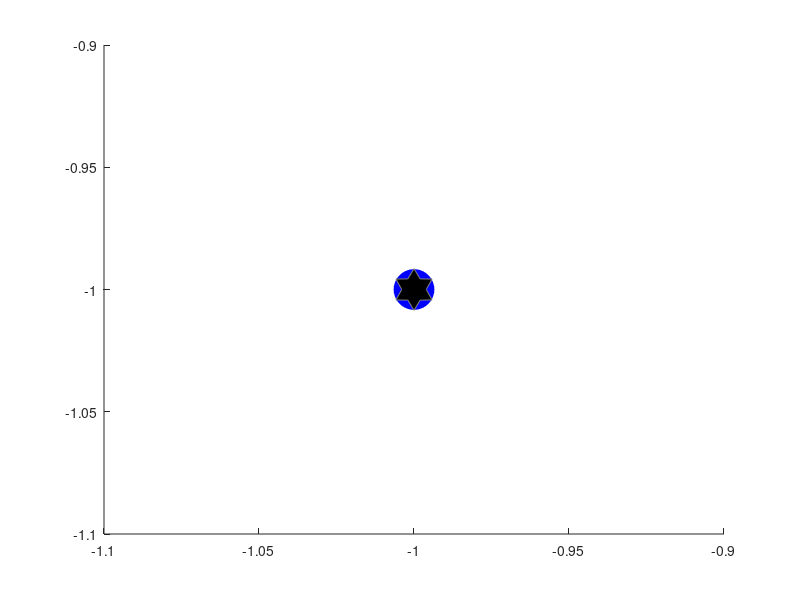

This figure's MATLAB source: (Note: this script raises an error after producing the figure.)
%% load data on average scenario
load('DCASCADE_3S-Matlab_code/Step_3_Reservoir_sediment_management/Part_2_sensitivity_analysis/Part_2_Result/output_sensitivity.mat')

%% plot pareto front (with uncertanty bars)

sz = 150;
mrkclass = {'d','s','<','hexagram'};
varidsz = 4;
colortype = hsv(3);
mec = [0.5 0.5 0.5]; %'MarkerEdgeColor',
lwd = 0.5; %linewidth 

colortype_err = (1-hsv(3))*0.6 + hsv(3);
colortype_err = [1,0.600,0.600;0.500,0.9,0.50;0.600,0.600,1];

figure

% fake point for legend (equations)

% scatter(0,0,sz,colortype(1,:),'filled','Marker',mrkclass{ 1},'MarkerEdgeColor',[0.5 0.5 0.5]);
% hold on
% scatter(0,0,sz,colortype(2,:),'filled','Marker',mrkclass{ 1},'MarkerEdgeColor',[0.5 0.5 0.5]);
% scatter(0,0,sz,colortype(3,:),'filled','Marker',mrkclass{ 1},'MarkerEdgeColor',[0.5 0.5 0.5]);
% scatter(0,0,sz,'k','filled','Marker',mrkclass{ 4},'MarkerEdgeColor',[0.5 0.5 0.5]);
 
% fake point for legend (frequency)
hold on
plot(-1,-1,'ro','MarkerSize',30 ,'MarkerFaceColor',colortype(1,:),'MarkerEdgeColor',[1 1 1 ])
plot(-1,-1,'ro','MarkerSize',30 ,'MarkerFaceColor',colortype(2,:),'MarkerEdgeColor',[1 1 1])
plot(-1,-1,'ro','MarkerSize',30 ,'MarkerFaceColor',colortype(3,:),'MarkerEdgeColor',[1 1 1])
plot(-1,-1,'hexagram','MarkerSize',30 ,'MarkerFaceColor','k','MarkerEdgeColor',[0.5 0.5 0.5])

%plot errors
for s=1:size(output_sensitivity,1)
    
    objplot = -output_sensitivity{s,2};
    var_corrected = output_sensitivity{s,3};
    
    %plot pareto front
    for i=1:size(output_sensitivity{s,4},1)-1
             
        findValues = cellfun(@(x)x(i+1,:),output_sensitivity(s,4),'UniformOutput',0);
        findValues = -cell2mat(findValues{1}');
        
        findValues(:,1) =  findValues(:,1)/1E3;
                 
        %plot error bar for generation
        maxvalues = prctile(findValues,90,1);
        minvalues = prctile(findValues,10,1);
                
        yneg = max( objplot(i,2) - minvalues(2) ,0);
        ypos = max( maxvalues(2) - objplot(i,2) ,0);
        xneg = max( objplot(i,1)/1E3 - minvalues(1) ,0);
        xpos = max( maxvalues(1) - objplot(i,1)/1E3 ,0);
        
        %plot error bar for generation
        
        if round(var_corrected(i,4)) >= 4
            color_err = [0 0 0];
        else
            color_err = colortype_err(s,:);
        end
                    
        errorbar(objplot(i,1)/1E3 , objplot(i,2),yneg,ypos,xneg,xpos,'.','CapSize' ,2,'LineWidth' ,0.5,'Color',color_err)

        hold on
         
    end


end


%plot central points
for s=1:size(output_sensitivity,1)
    
    objplot = -output_sensitivity{s,2};
    var_corrected = output_sensitivity{s,3};
    
    var_corrected(:,1) = round(var_corrected(:,1)); %duration
    var_corrected(:,2) = ceil(var_corrected(:,2));  %startmonth

    var_corrected(:,4) = round(var_corrected(:,4)); %annfreq
    var_corrected(var_corrected(:,4)>3,4) = 4; %annfreq

    var_corrected(:,5) = round(var_corrected(:,5)); %fllag

    var_corrected(:,2) = findFLmonth(var_corrected); %change the starting month according to the average starting month for each dam for eac timestep

    var_corrected(:,4) = round(var_corrected(:,4));
    
    mrktype = mrkclass(var_corrected(:,varidsz));

    %plot pareto front
    for i=1:size(output_sensitivity{s,4},1)-1
               
        if round(var_corrected(i,4)) >= 4
            color_scatter = [0 0 0];
        else
            color_scatter = colortype(s,:);
        end
        
        hold on
        
        if s==4
            sz=1000;
            mec = [ 1 1 1];
            lwd = 1.5;
        end
        scatter(objplot(i,1)/1E3,objplot(i,2),sz,color_scatter,'filled','Marker',mrktype{ i},'MarkerEdgeColor',mec,'LineWidth' , lwd);
        
%         text( objplot(i,1)/1E3, objplot(i,2), txtmrk(i),'FontSize' ,15,'HorizontalAlignment','center' );
% 
%         hold on
%         dx = 0.001; dy = 0.1; % displacement so the text does not overlay the data points
%         text( objplot(i,1)/1E3+dx, objplot(i,2)+dy, txt(i) );

    end

    hold off
end

xlabel('Hydropower generation [10^3 GWh/yr]')
ylabel('Sediment load at network outlet [Mt/yr]')

set(gca,'FontSize',22)

lgd=legend({'ATK','E&H', 'E&H - Width correction' , 'No flushing' },'Location','southwest');
lgd=legend({'Atkinson','Engelund', 'Engelund - Width correction' , 'No flushing' },'Location','southwest');


lgd.FontSize = 20;
lgd.Title.String = 'Flushing tr.cap. equations';

set(gcf,'color','w');

ylim([10 26])
xlim([1.2 1.4])

%% plot pareto front (with uncertanty bars and LSS2)

sz = [50 50 50 1000 1200];
lwd = [0.5 0.5 0.5 2 2];
mrkclass = {'d','s','<','hexagram','hexagram'};
varidsz = 4;
colortype = hsv(3);

colortype_err = (1-hsv(3))*0.6 + hsv(3);
colortype_err = [1,0.600,0.600;0.500,0.9,0.50;0.600,0.600,1];

figure
 
% fake point for legend (frequency)
hold on
plot(-1,-1,'ro','MarkerSize',30 ,'MarkerFaceColor',colortype(1,:),'MarkerEdgeColor',[0.5 0.5 0.5])
plot(-1,-1,'ro','MarkerSize',30 ,'MarkerFaceColor',colortype(2,:),'MarkerEdgeColor',[0.5 0.5 0.5])
plot(-1,-1,'ro','MarkerSize',30 ,'MarkerFaceColor',colortype(3,:),'MarkerEdgeColor',[0.5 0.5 0.5])
plot(-1,-1,'ro','MarkerSize',30 ,'MarkerFaceColor','k','MarkerEdgeColor',[0.5 0.5 0.5])
plot(-1,-1,'hexagram','MarkerSize',30 ,'MarkerFaceColor','k','MarkerEdgeColor',[0.5 0.5 0.5])

%plot errors
for s=1:3%size(Borg_results_sensitivity,1)
    
    objplot = -output_sensitivity{s,2};
    var_corrected = output_sensitivity{s,3};
    
    %plot pareto front
    for i=1:size(output_sensitivity{s,4},1)-1
             
        findValues = cellfun(@(x)x(i+1,:),output_sensitivity(s,4),'UniformOutput',0);
        findValues = -cell2mat(findValues{1}');
        
        findValues(:,1) =  findValues(:,1)/1E3;
                 
        %plot error bar for generation
        maxvalues = prctile(findValues,90,1);
        minvalues = prctile(findValues,10,1);
                
        yneg = max( objplot(i,2) - minvalues(2) ,0);
        ypos = max( maxvalues(2) - objplot(i,2) ,0);
        xneg = max( objplot(i,1)/1E3 - minvalues(1) ,0);
        xpos = max( maxvalues(1) - objplot(i,1)/1E3 ,0);
        
        %plot error bar for generation
        
        if round(var_corrected(i,4)) >= 4
            color_err = [0 0 0];
        else
            color_err = colortype_err(s,:);
        end
                    
        errorbar(objplot(i,1)/1E3 , objplot(i,2),yneg,ypos,xneg,xpos,'.','CapSize' ,2,'LineWidth' ,lwd(s),'Color',color_err)

        hold on
         
    end

        objplot = -output_sensitivity{s,2};
    var_corrected = output_sensitivity{s,3};
    
    var_corrected(:,1) = round(var_corrected(:,1)); %duration
    var_corrected(:,2) = ceil(var_corrected(:,2));  %startmonth

    var_corrected(:,4) = round(var_corrected(:,4)); %annfreq
    var_corrected(var_corrected(:,4)>3,4) = 4; %annfreq

    var_corrected(:,5) = round(var_corrected(:,5)); %fllag

    var_corrected(:,2) = findFLmonth(var_corrected); %change the starting month according to the average starting month for each dam for eac timestep

    var_corrected(:,4) = round(var_corrected(:,4));
    
    if s==5
         var_corrected(:,4) = 5;
    end
        
    mrktype = mrkclass(var_corrected(:,varidsz));

    %plot pareto front
    for i=1:size(output_sensitivity{s,4},1)-1
               
        if round(var_corrected(i,4)) >= 4
            color_scatter = [0 0 0];
        else
            color_scatter = colortype(s,:);
        end
        
        hold on
        scatter(objplot(i,1)/1E3,objplot(i,2),sz(s),color_scatter,'filled','Marker',mrktype{ i},'MarkerEdgeColor',[0.5 0.5 0.5],'LineWidth',0.05);
        
%         text( objplot(i,1)/1E3, objplot(i,2), txtmrk(i),'FontSize' ,15,'HorizontalAlignment','center' );
% 
%         hold on
%         dx = 0.001; dy = 0.1; % displacement so the text does not overlay the data points
%         text( objplot(i,1)/1E3+dx, objplot(i,2)+dy, txt(i) );

    end


end

hold on

for s=3:size(output_sensitivity,1)
    
    objplot = -output_sensitivity{s,2};
    var_corrected = output_sensitivity{s,3};
    
    %plot pareto front
    for i=1:size(output_sensitivity{s,4},1)-1
             
        findValues = cellfun(@(x)x(i+1,:),output_sensitivity(s,4),'UniformOutput',0);
        findValues = -cell2mat(findValues{1}');
        
        findValues(:,1) =  findValues(:,1)/1E3;
                 
        %plot error bar for generation
        maxvalues = prctile(findValues,90,1);
        minvalues = prctile(findValues,10,1);
                
        yneg = max( objplot(i,2) - minvalues(2) ,0);
        ypos = max( maxvalues(2) - objplot(i,2) ,0);
        xneg = max( objplot(i,1)/1E3 - minvalues(1) ,0);
        xpos = max( maxvalues(1) - objplot(i,1)/1E3 ,0);
        
        %plot error bar for generation
        
        if round(var_corrected(i,4)) >= 4
            color_err = [0 0 0];
        else
            color_err = colortype_err(s,:);
        end
                    
        errorbar(objplot(i,1)/1E3 , objplot(i,2),yneg,ypos,xneg,xpos,'.','CapSize' ,2,'LineWidth' ,lwd(s),'Color',color_err)

        hold on
         
    end

        objplot = -output_sensitivity{s,2};
    var_corrected = output_sensitivity{s,3};
    
    var_corrected(:,1) = round(var_corrected(:,1)); %duration
    var_corrected(:,2) = ceil(var_corrected(:,2));  %startmonth

    var_corrected(:,4) = round(var_corrected(:,4)); %annfreq
    var_corrected(var_corrected(:,4)>3,4) = 4; %annfreq

    var_corrected(:,5) = round(var_corrected(:,5)); %fllag

    var_corrected(:,2) = findFLmonth(var_corrected); %change the starting month according to the average starting month for each dam for eac timestep

    var_corrected(:,4) = round(var_corrected(:,4));
    
    if s==5
         var_corrected(:,4) = 5;
    end
        
    mrktype = mrkclass(var_corrected(:,varidsz));

    %plot pareto front
    for i=1:size(output_sensitivity{s,4},1)-1
               
        if round(var_corrected(i,4)) >= 4
            color_scatter = [0 0 0];
        else
            color_scatter = colortype(s,:);
        end
        
        hold on
        scatter(objplot(i,1)/1E3,objplot(i,2),sz(s),color_scatter,'filled','Marker',mrktype{ i},'MarkerEdgeColor',[0.5 0.5 0.5]);
        
%         text( objplot(i,1)/1E3, objplot(i,2), txtmrk(i),'FontSize' ,15,'HorizontalAlignment','center' );
% 
%         hold on
%         dx = 0.001; dy = 0.1; % displacement so the text does not overlay the data points
%         text( objplot(i,1)/1E3+dx, objplot(i,2)+dy, txt(i) );

    end


end
hold off


xlabel('Hydropower generation [10^3 GWh/yr]')
ylabel('Sediment load at network outlet [Mt/yr]')

set(gca,'FontSize',28)

%legend({'ATK','E&H', 'E&H - Width correction' , 'FullDam - No flushing', 'LSS2 ' },'Location','southwest');

set(gcf,'color','w');

ylim([7 26])
xlim([1.2 2.1])


xticks([1.25:0.25: 2])
yticks([5:5:25])